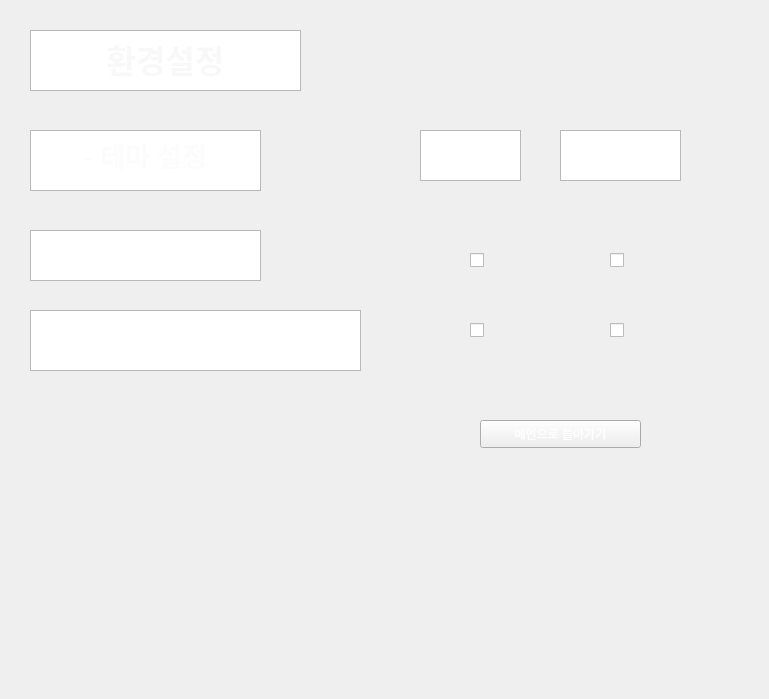
        <widget class="QWidget" name="scrollAreaWidgetContents_3">
         <property name="geometry">
          <rect>
           <x>0</x>
           <y>0</y>
           <width>769</width>
           <height>699</height>
          </rect>
         </property>
         <widget class="QTextEdit" name="textEdit_25">
          <property name="geometry">
           <rect>
            <x>30</x>
            <y>30</y>
            <width>271</width>
            <height>61</height>
           </rect>
          </property>
          <property name="html">
           <string>&lt;!DOCTYPE HTML PUBLIC &quot;-//W3C//DTD HTML 4.0//EN&quot; &quot;http://www.w3.org/TR/REC-html40/strict.dtd&quot;&gt;
&lt;html&gt;&lt;head&gt;&lt;meta name=&quot;qrichtext&quot; content=&quot;1&quot; /&gt;&lt;style type=&quot;text/css&quot;&gt;
p, li { white-space: pre-wrap; }
&lt;/style&gt;&lt;/head&gt;&lt;body style=&quot; font-family:'Gulim'; font-size:9pt; font-weight:400; font-style:normal;&quot;&gt;
&lt;p align=&quot;center&quot; style=&quot; margin-top:0px; margin-bottom:0px; margin-left:0px; margin-right:0px; -qt-block-indent:0; text-indent:0px;&quot;&gt;&lt;span style=&quot; font-size:24pt; font-weight:600; color:#f8f8f8;&quot;&gt;환경설정&lt;/span&gt;&lt;/p&gt;&lt;/body&gt;&lt;/html&gt;</string>
          </property>
         </widget>
         <widget class="QTextEdit" name="textEdit_26">
          <property name="geometry">
           <rect>
            <x>30</x>
            <y>130</y>
            <width>231</width>
            <height>61</height>
           </rect>
          </property>
          <property name="html">
           <string>&lt;!DOCTYPE HTML PUBLIC &quot;-//W3C//DTD HTML 4.0//EN&quot; &quot;http://www.w3.org/TR/REC-html40/strict.dtd&quot;&gt;
&lt;html&gt;&lt;head&gt;&lt;meta name=&quot;qrichtext&quot; content=&quot;1&quot; /&gt;&lt;style type=&quot;text/css&quot;&gt;
p, li { white-space: pre-wrap; }
&lt;/style&gt;&lt;/head&gt;&lt;body style=&quot; font-family:'Gulim'; font-size:9pt; font-weight:400; font-style:normal;&quot;&gt;
&lt;p align=&quot;center&quot; style=&quot; margin-top:0px; margin-bottom:0px; margin-left:0px; margin-right:0px; -qt-block-indent:0; text-indent:0px;&quot;&gt;&lt;span style=&quot; font-size:20pt; font-weight:600; color:#fcfcfc;&quot;&gt;- 테마 설정&lt;/span&gt;&lt;/p&gt;&lt;/body&gt;&lt;/html&gt;</string>
          </property>
         </widget>
         <widget class="QTextEdit" name="textEdit_28">
          <property name="geometry">
           <rect>
            <x>30</x>
            <y>230</y>
            <width>231</width>
            <height>51</height>
           </rect>
          </property>
          <property name="styleSheet">
           <string notr="true">color : white</string>
          </property>
          <property name="html">
           <string>&lt;!DOCTYPE HTML PUBLIC &quot;-//W3C//DTD HTML 4.0//EN&quot; &quot;http://www.w3.org/TR/REC-html40/strict.dtd&quot;&gt;
&lt;html&gt;&lt;head&gt;&lt;meta name=&quot;qrichtext&quot; content=&quot;1&quot; /&gt;&lt;style type=&quot;text/css&quot;&gt;
p, li { white-space: pre-wrap; }
&lt;/style&gt;&lt;/head&gt;&lt;body style=&quot; font-family:'Gulim'; font-size:9pt; font-weight:400; font-style:normal;&quot;&gt;
&lt;p align=&quot;center&quot; style=&quot; margin-top:0px; margin-bottom:0px; margin-left:0px; margin-right:0px; -qt-block-indent:0; text-indent:0px;&quot;&gt;&lt;span style=&quot; font-size:11pt;&quot;&gt;막대 그래프 표시 여부&lt;/span&gt;&lt;/p&gt;&lt;/body&gt;&lt;/html&gt;</string>
          </property>
         </widget>
         <widget class="QTextEdit" name="textEdit_29">
          <property name="geometry">
           <rect>
            <x>30</x>
            <y>310</y>
            <width>331</width>
            <height>61</height>
           </rect>
          </property>
          <property name="styleSheet">
           <string notr="true">color : white</string>
          </property>
          <property name="html">
           <string>&lt;!DOCTYPE HTML PUBLIC &quot;-//W3C//DTD HTML 4.0//EN&quot; &quot;http://www.w3.org/TR/REC-html40/strict.dtd&quot;&gt;
&lt;html&gt;&lt;head&gt;&lt;meta name=&quot;qrichtext&quot; content=&quot;1&quot; /&gt;&lt;style type=&quot;text/css&quot;&gt;
p, li { white-space: pre-wrap; }
&lt;/style&gt;&lt;/head&gt;&lt;body style=&quot; font-family:'Gulim'; font-size:9pt; font-weight:400; font-style:normal;&quot;&gt;
&lt;p style=&quot; margin-top:0px; margin-bottom:0px; margin-left:0px; margin-right:0px; -qt-block-indent:0; text-indent:0px;&quot;&gt;&lt;span style=&quot; font-size:11pt;&quot;&gt;막대 그래프 색 적용&lt;/span&gt;&lt;/p&gt;
&lt;p style=&quot; margin-top:0px; margin-bottom:0px; margin-left:0px; margin-right:0px; -qt-block-indent:0; text-indent:0px;&quot;&gt;&lt;span style=&quot; font-size:11pt;&quot;&gt;(일정에 가까워질수록 차등 색 적용)&lt;/span&gt;&lt;/p&gt;&lt;/body&gt;&lt;/html&gt;</string>
          </property>
         </widget>
         <widget class="QTextEdit" name="textEdit_30">
          <property name="geometry">
           <rect>
            <x>420</x>
            <y>130</y>
            <width>101</width>
            <height>51</height>
           </rect>
          </property>
          <property name="styleSheet">
           <string notr="true">color:white</string>
          </property>
          <property name="html">
           <string>&lt;!DOCTYPE HTML PUBLIC &quot;-//W3C//DTD HTML 4.0//EN&quot; &quot;http://www.w3.org/TR/REC-html40/strict.dtd&quot;&gt;
&lt;html&gt;&lt;head&gt;&lt;meta name=&quot;qrichtext&quot; content=&quot;1&quot; /&gt;&lt;style type=&quot;text/css&quot;&gt;
p, li { white-space: pre-wrap; }
&lt;/style&gt;&lt;/head&gt;&lt;body style=&quot; font-family:'Gulim'; font-size:9pt; font-weight:400; font-style:normal;&quot;&gt;
&lt;p align=&quot;center&quot; style=&quot; margin-top:0px; margin-bottom:0px; margin-left:0px; margin-right:0px; -qt-block-indent:0; text-indent:0px;&quot;&gt;&lt;span style=&quot; font-size:16pt;&quot;&gt;예&lt;/span&gt;&lt;/p&gt;&lt;/body&gt;&lt;/html&gt;</string>
          </property>
         </widget>
         <widget class="QTextEdit" name="textEdit_31">
          <property name="geometry">
           <rect>
            <x>560</x>
            <y>130</y>
            <width>121</width>
            <height>51</height>
           </rect>
          </property>
          <property name="styleSheet">
           <string notr="true">color:white</string>
          </property>
          <property name="html">
           <string>&lt;!DOCTYPE HTML PUBLIC &quot;-//W3C//DTD HTML 4.0//EN&quot; &quot;http://www.w3.org/TR/REC-html40/strict.dtd&quot;&gt;
&lt;html&gt;&lt;head&gt;&lt;meta name=&quot;qrichtext&quot; content=&quot;1&quot; /&gt;&lt;style type=&quot;text/css&quot;&gt;
p, li { white-space: pre-wrap; }
&lt;/style&gt;&lt;/head&gt;&lt;body style=&quot; font-family:'Gulim'; font-size:9pt; font-weight:400; font-style:normal;&quot;&gt;
&lt;p style=&quot; margin-top:0px; margin-bottom:0px; margin-left:0px; margin-right:0px; -qt-block-indent:0; text-indent:0px;&quot;&gt;&lt;span style=&quot; font-size:16pt;&quot;&gt;아니오&lt;/span&gt;&lt;/p&gt;&lt;/body&gt;&lt;/html&gt;</string>
          </property>
         </widget>
         <widget class="QCheckBox" name="checkBox_9">
          <property name="geometry">
           <rect>
            <x>470</x>
            <y>240</y>
            <width>31</width>
            <height>41</height>
           </rect>
          </property>
          <property name="text">
           <string/>
          </property>
          <property name="iconSize">
           <size>
            <width>50</width>
            <height>50</height>
           </size>
          </property>
         </widget>
         <widget class="QCheckBox" name="checkBox_10">
          <property name="geometry">
           <rect>
            <x>610</x>
            <y>240</y>
            <width>31</width>
            <height>41</height>
           </rect>
          </property>
          <property name="text">
           <string/>
          </property>
          <property name="iconSize">
           <size>
            <width>50</width>
            <height>50</height>
           </size>
          </property>
         </widget>
         <widget class="QCheckBox" name="checkBox_11">
          <property name="geometry">
           <rect>
            <x>470</x>
            <y>310</y>
            <width>31</width>
            <height>41</height>
           </rect>
          </property>
          <property name="text">
           <string/>
          </property>
          <property name="iconSize">
           <size>
            <width>50</width>
            <height>50</height>
           </size>
          </property>
         </widget>
         <widget class="QCheckBox" name="checkBox_12">
          <property name="geometry">
           <rect>
            <x>610</x>
            <y>310</y>
            <width>31</width>
            <height>41</height>
           </rect>
          </property>
          <property name="text">
           <string/>
          </property>
          <property name="iconSize">
           <size>
            <width>50</width>
            <height>50</height>
           </size>
          </property>
         </widget>
         <widget class="QPushButton" name="page4_toMain">
          <property name="geometry">
           <rect>
            <x>480</x>
            <y>420</y>
            <width>161</width>
            <height>28</height>
           </rect>
          </property>
          <property name="styleSheet">
           <string notr="true">color : white</string>
          </property>
          <property name="text">
           <string>메인으로 돌아가기</string>
          </property>
         </widget>
        </widget>
